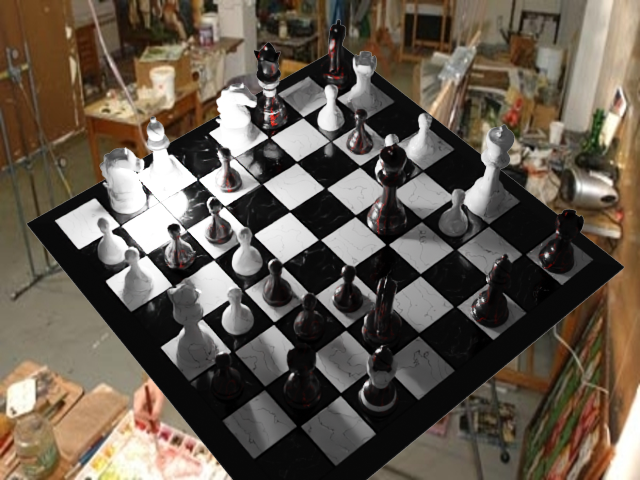
#> input picture Generated_photos/000020.png, 640 x 480 px; its folder holds only this picture in this run
$ python FindChessboards.py   (older library calls are emulated)
#> lines starting #> are read from the running program, lines starting #| are printed output that depends on the picture; after the words box and inside, x2 and y2 are one past the last pixel; in counts of white or black regions, pixels touching at a corner belong together; long printed decimals are rounded
# coding=utf-8
import sys
import os
import matplotlib.image as mpimg
import scipy.ndimage
import cv2 # For Sobel etc
import glob
import numpy as np
import matplotlib.pyplot as plt
from pathlib import Path
from PIL import Image
from matplotlib.pyplot import figure, imshow, axis
from matplotlib.image import imread
np.set_printoptions(suppress=True, linewidth=200) # Better printing of arrays
plt.rcParams['image.cmap'] = 'jet' # Default colormap is jet


# Saddle

def getSaddle(gray_img):
    img = gray_img.astype(np.float64)
    gx = cv2.Sobel(img,cv2.CV_64F,1,0)
    gy = cv2.Sobel(img,cv2.CV_64F,0,1)
    gxx = cv2.Sobel(gx,cv2.CV_64F,1,0)
    gyy = cv2.Sobel(gy,cv2.CV_64F,0,1)
    gxy = cv2.Sobel(gx,cv2.CV_64F,0,1)

    S = gxx*gyy - gxy**2
    return S


def nonmax_sup(img, win=10):
    w, h = img.shape
#     img = cv2.blur(img, ksize=(5,5))
    img_sup = np.zeros_like(img, dtype=np.float64)
    for i,j in np.argwhere(img):
        # Get neigborhood
        ta=max(0,i-win)
        tb=min(w,i+win+1)
        tc=max(0,j-win)
        td=min(h,j+win+1)
        cell = img[ta:tb,tc:td]
        val = img[i,j]
        if np.sum(cell.max() == cell) > 1:
            print(cell.argmax())
        if cell.max() == val:
            img_sup[i,j] = val
    return img_sup


def pruneSaddle(s):
    thresh = 128
    score = (s>0).sum()
    while (score > 10000):
        thresh = thresh*2
        s[s<thresh] = 0
        score = (s>0).sum()


def getMinSaddleDist(saddle_pts, pt):
    best_dist = None
    best_pt = pt
    for saddle_pt in saddle_pts:
        saddle_pt = saddle_pt[::-1]
        dist = np.sum((saddle_pt - pt)**2)
        if best_dist is None or dist < best_dist:
            best_dist = dist
            best_pt = saddle_pt
    return best_pt, np.sqrt(best_dist)

# Contour

def simplifyContours(contours):
    return [cv2.approxPolyDP(contour, 0.04*cv2.arcLength(contour, True), True)
            for contour in contours]


def is_square(cnt, eps=3.0, xratio_thresh = 0.5):
  # 4x2 array, rows are each point, columns are x and y
  center = cnt.sum(axis=0)/4

  # Side lengths of rectangular contour
  dd0 = np.sqrt(((cnt[0,:] - cnt[1,:])**2).sum())
  dd1 = np.sqrt(((cnt[1,:] - cnt[2,:])**2).sum())
  dd2 = np.sqrt(((cnt[2,:] - cnt[3,:])**2).sum())
  dd3 = np.sqrt(((cnt[3,:] - cnt[0,:])**2).sum())

  # diagonal ratio
  xa = np.sqrt(((cnt[0,:] - cnt[2,:])**2).sum())
  xb = np.sqrt(((cnt[1,:] - cnt[3,:])**2).sum())
  xratio = xa/xb if xa < xb else xb/xa

  # Check whether all points part of convex hull
  # ie. not this http://i.stack.imgur.com/I6yJY.png
  # all corner angles, angles are less than 180 deg, so not necessarily internal angles
  ta = getAngle(dd3, dd0, xb)
  tb = getAngle(dd0, dd1, xa)
  tc = getAngle(dd1, dd2, xb)
  td = getAngle(dd2, dd3, xa)
  angle_sum = np.round(ta+tb+tc+td)

  is_convex = np.abs(angle_sum - 360) < 5

  angles = np.array([ta,tb,tc,td])
  good_angles = np.all((angles > 40) & (angles < 140))


  # side ratios
  dda = dd0 / dd1
  if dda < 1:
    dda = 1. / dda
  ddb = dd1 / dd2
  if ddb < 1:
    ddb = 1. / ddb
  ddc = dd2 / dd3
  if ddc < 1:
    ddc = 1. / ddc
  ddd = dd3 / dd0
  if ddd < 1:
    ddd = 1. / ddd
  side_ratios = np.array([dda,ddb,ddc,ddd])
  good_side_ratios = np.all(side_ratios < eps)

  # Return whether side ratios within certain ratio < epsilon
  return (
    # abs(1.0 - dda) < eps and
    # abs(1.0 - ddb) < eps and
    # xratio > xratio_thresh and
    # good_side_ratios and
    # is_convex and
    good_angles)

def getAngle(a,b,c):
  # Get angle given 3 side lengths, in degrees
  k = (a*a+b*b-c*c) / (2*a*b)
  # Handle floating point errors
  if (k < -1):
    k=-1
  elif k > 1:
    k=1
  return np.arccos(k) * 180.0 / np.pi

# [4 lines left out: function getContourVals, not called in this run]

def pruneContours(contours, hierarchy, saddle):
  new_contours = []
  new_hierarchies = []
  for i in range(len(contours)):
    cnt = contours[i]
    h = hierarchy[i]

    # Must be child
    if h[2] != -1:
        continue

    # Only rectangular contours allowed
    if len(cnt) != 4:
      continue

    # Only contours that fill an area of at least 8x8 pixels
    if cv2.contourArea(cnt) < 8*8:
      continue

    if not is_square(cnt):
      continue

    # TODO : Remove those where internal luma variance is greater than threshold

    cnt = updateCorners(cnt, saddle)
    # If not all saddle corners
    if len(cnt) != 4:
        continue

    new_contours.append(cnt)
    new_hierarchies.append(h)
  new_contours = np.array(new_contours)
  new_hierarchy = np.array(new_hierarchies)
  if len(new_contours) == 0:
    return new_contours, new_hierarchy

  # Prune contours below median area
  areas = np.array([cv2.contourArea(c) for c in new_contours])
  median_area = np.median(areas)
  mask = (areas >= median_area * 0.25) & (areas <= median_area * 2.0)
  new_contours = new_contours[mask]
  new_hierarchy = new_hierarchy[mask]
  return np.array(new_contours), np.array(new_hierarchy)

def getContours(img, edges, iters=10):
    # Morphological Gradient to get internal squares of canny edges.
    kernel = cv2.getStructuringElement(cv2.MORPH_ELLIPSE,(3,3))
    edges_gradient = cv2.morphologyEx(edges, cv2.MORPH_GRADIENT, kernel)
    contours, hierarchy = cv2.findContours(edges_gradient, cv2.RETR_CCOMP, cv2.CHAIN_APPROX_SIMPLE)

    contours = simplifyContours(contours)

    return contours, hierarchy[0]


# Corners

def updateCorners(contour, saddle):
    ws = 4 # half window size (+1)
    new_contour = contour.copy()
    for i in range(len(contour)):
        cc,rr = contour[i,0,:]
        rl = max(0,rr-ws)
        cl = max(0,cc-ws)
        window = saddle[rl:min(saddle.shape[0],rr+ws+1),cl:min(saddle.shape[1],cc+ws+1)]
        br, bc = np.unravel_index(window.argmax(), window.shape)
        s_score = window[br,bc]
        br -= min(ws,rl)
        bc -= min(ws,cl)
        if s_score > 0:
            new_contour[i,0,:] = cc+bc,rr+br
        else:
            return []
    return new_contour


# Grid

def getIdentityGrid(N):
    a = np.arange(N)
    b = a.copy()
    aa,bb = np.meshgrid(a,b)
    return np.vstack([aa.flatten(), bb.flatten()]).T

# [9 lines left out: function getChessGrid, not called in this run]

def findGoodPoints(grid, spts, max_px_dist=5):
    # Snap grid points to closest saddle point within range and return updated
    # grid = Nx2 points on grid
    new_grid = grid.copy()
    chosen_spts = set()
    N = len(new_grid)
    grid_good = np.zeros(N,dtype=np.bool_)
    hash_pt = lambda pt: "%d_%d" % (pt[0], pt[1])

    for pt_i in range(N):
        pt2, d = getMinSaddleDist(spts, grid[pt_i,:2].A.flatten())
        if hash_pt(pt2) in chosen_spts:
            d = max_px_dist
        else:
            chosen_spts.add(hash_pt(pt2))
        if (d < max_px_dist): # max dist to replace with
            new_grid[pt_i,:2] = pt2
            grid_good[pt_i] = True
    return new_grid, grid_good

def getInitChessGrid(quad):
    quadA = np.array([[0,1],[1,1],[1,0],[0,0]],dtype=np.float32)
    M = cv2.getPerspectiveTransform(quadA, quad.astype(np.float32))
    return makeChessGrid(M,1)

def makeChessGrid(M, N=1):
    ideal_grid = getIdentityGrid(2+2*N)-N
    ideal_grid_pad = np.pad(ideal_grid, ((0,0),(0,1)), 'constant', constant_values=1) # Add 1's column
    # warped_pts = M*pts
    grid = (np.matrix(M)*ideal_grid_pad.T).T
    grid[:,:2] /= grid[:,2] # normalize by t
    grid = grid[:,:2] # remove 3rd column
    return grid, ideal_grid, M

def generateNewBestFit(grid_ideal, grid, grid_good):
    a = np.float32(grid_ideal[grid_good])
    b = np.float32(grid[grid_good])
    M = cv2.findHomography(a, b, cv2.RANSAC)
    return M

def getGrads(img):
    img = cv2.blur(img,(5,5))
    gx = cv2.Sobel(img,cv2.CV_64F,1,0)
    gy = cv2.Sobel(img,cv2.CV_64F,0,1)

    grad_mag = gx*gx+gy*gy
    grad_phase = np.arctan2(gy, gx) # from -pi to pi
    grad_phase_masked = grad_phase.copy()
    gradient_mask_threshold = 2*np.mean(grad_mag.flatten())
    grad_phase_masked[grad_mag < gradient_mask_threshold] = np.nan
    return grad_mag, grad_phase_masked, grad_phase, gx, gy


def getBestLines(img_warped):
    grad_mag, grad_phase_masked, grad_phase, gx, gy = getGrads(img_warped)

    # X
    gx_pos = gx.copy()
    gx_pos[gx_pos < 0] = 0
    gx_neg = -gx.copy()
    gx_neg[gx_neg < 0] = 0
    score_x = np.sum(gx_pos, axis=0) * np.sum(gx_neg, axis=0)
    # Y
    gy_pos = gy.copy()
    gy_pos[gy_pos < 0] = 0
    gy_neg = -gy.copy()
    gy_neg[gy_neg < 0] = 0
    score_y = np.sum(gy_pos, axis=1) * np.sum(gy_neg, axis=1)

    # Choose best internal set of 7
    a = np.array([(offset + np.arange(7) + 1)*32 for offset in np.arange(1,11-2)])
    scores_x = np.array([np.sum(score_x[pts]) for pts in a])
    scores_y = np.array([np.sum(score_y[pts]) for pts in a])

    # 15x15 grid, so along an axis a set of 7, and an internal 7 at that, so 13x13 grid, 7x7 possibility inside
    # We're also using a 1-padded grid so 17x17 grid
    # We only want the internal choices (13-7) so 6x6 possible options in the 13x13
    # so 2,3,4,5,6,7,8 to 8,9,10,11,12,13,14 ignoring 0,1 and 15,16,17
    best_lines_x = a[scores_x.argmax()]
    best_lines_y = a[scores_y.argmax()]
    return (best_lines_x, best_lines_y)


def loadImage(filepath):
    img_orig = Image.open(filepath)
    img_width, img_height = img_orig.size

    # Resize
    aspect_ratio = min(500.0/img_width, 500.0/img_height)
    new_width, new_height = ((np.array(img_orig.size) * aspect_ratio)).astype(int)
    img = img_orig.resize((new_width,new_height), resample=Image.BILINEAR)
    img = img.convert('L') # grayscale
    img = np.array(img)

    return img

def findChessboard(img, min_pts_needed=15, max_pts_needed=25):
    blur_img = cv2.blur(img, (3,3)) # Blur it
    saddle = getSaddle(blur_img)
    saddle = -saddle
    saddle[saddle<0] = 0
    pruneSaddle(saddle)
    s2 = nonmax_sup(saddle)
    s2[s2<100000]=0
    spts = np.argwhere(s2)

    edges = cv2.Canny(img, 20, 250)
    contours_all, hierarchy = getContours(img, edges)
    contours, hierarchy = pruneContours(contours_all, hierarchy, saddle)

    curr_num_good = 0
    curr_grid_next = None
    curr_grid_good = None
    curr_M = None

    for cnt_i in range(len(contours)):
        #print ("On Contour %d" % cnt_i)
        cnt = contours[cnt_i].squeeze()
        grid_curr, ideal_grid, M = getInitChessGrid(cnt)

        for grid_i in range(7):
            grid_curr, ideal_grid, _ = makeChessGrid(M, N=(grid_i+1))
            grid_next, grid_good = findGoodPoints(grid_curr, spts)
            num_good = np.sum(grid_good)
            #print('I %d (N=%d), num_good: %d of %d' % (grid_i, grid_i+1, num_good, grid_good.size))
            if num_good < 4:
                M = None
                #print ("Failed to converge on this one")
                break
            M, _ = generateNewBestFit(ideal_grid, grid_next, grid_good)
            # Check that a valid and reasonable M was returned
            if M is None or np.abs(M[0,0] / M[1,1]) > 15 or np.abs(M[1,1] / M[0,0]) > 15:
#             if M is None:
                M = None
                #print ("Failed to converge on this one")
                break
        if M is None:
            continue
        elif num_good > curr_num_good:
            curr_num_good = num_good
            curr_grid_next = grid_next
            curr_grid_good = grid_good
            curr_M = M

        # If we found something with more than max needed, good enough to stop here
        if num_good > max_pts_needed:
            break

    # If we found something
    if curr_num_good > min_pts_needed:
        final_ideal_grid = getIdentityGrid(2+2*7)-7
        return curr_M, final_ideal_grid, curr_grid_next, curr_grid_good, spts
    else:
        return None, None, None, None, None

def getUnwarpedPoints(best_lines_x, best_lines_y, M):
    x,y = np.meshgrid(best_lines_x, best_lines_y)
    xy = np.vstack([x.flatten(), y.flatten()]).T.astype(np.float32)
    xy = np.expand_dims(xy,0)

    xy_unwarp = cv2.perspectiveTransform(xy, M)
    return xy_unwarp[0,:,:]

def getBoardOutline(best_lines_x, best_lines_y, M):
    d = best_lines_x[1] - best_lines_x[0]
    ax = [best_lines_x[0]-d, best_lines_x[-1]+d]
    ay = [best_lines_y[0]-d, best_lines_y[-1]+d]
    x,y = np.meshgrid(ax, ay)
    xy = np.vstack([x.flatten(), y.flatten()]).T.astype(np.float32)
    xy = xy[[0,1,3,2,0],:]
    xy = np.expand_dims(xy,0)

    xy_unwarp = cv2.perspectiveTransform(xy, M)
    return xy_unwarp[0,:,:]


# [65 lines left out: functions processSingleCustomWrapper, processSingle, not called in this run]

def main():
    gen_dir = os.path.join('../Generated_photos')
    files = [f for f in os.listdir(gen_dir) if os.path.isfile(os.path.join(gen_dir, f))]
    print(files)
    filenames = files
    print("Files: %s" % filenames)
    fig = figure( figsize=(20, 20))
    n = len(filenames)
    if (n == 0):
        print("No files found.")
        return
    col = 4
    row = n/col
    if (n%col != 0):
      row += 1

    for i in range(n):
        filename = os.path.join(str(gen_dir), filenames[i])
        print ("Processing %d/%d : %s" % (i+1,n,filename))

        img = loadImage(filename)
#> in loadImage, img_orig is the input picture: PIL image 640x480 RGBA; mean R, G, B, A 100.1, 89.7, 78.1, 254.7
        M, ideal_grid, grid_next, grid_good, spts = findChessboard(img)
#> in getSaddle, `S = gxx*gyy - gxy**2`:
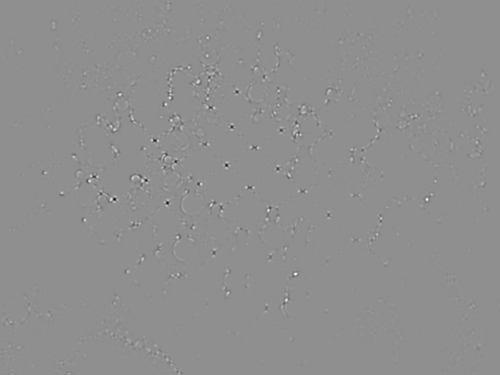
#> S: shape (375, 500) float64; min -5484364, max 4287700, mean -56.6; drawn with min black and max white
#> in findChessboard, `saddle[saddle<0] = 0`:
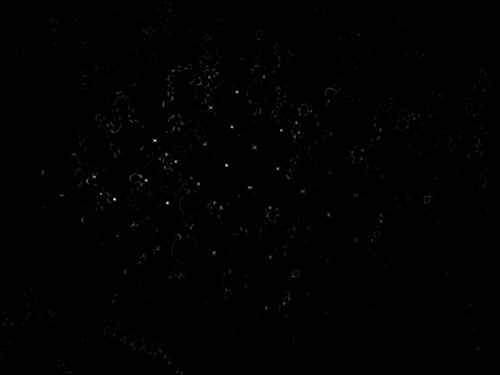
#> saddle: shape (375, 500) float64; min 0, max 5484364, mean 23063.6; drawn with min black and max white
#> in pruneSaddle, `score = (s>0).sum()`: score = 102896
#> the loop in pruneSaddle, `while (score > 10000):` made 10 passes
#> (thresh, score) on passes 1 to 8: (256, 84395), (512, 77771), (1024, 70510), (2048, 62471), (4096, 53654), (8192, 43890), (16384, 33606), (32768, 23493)
#> after the loop in pruneSaddle, `while (score > 10000):`: thresh = 131072
#> the loop in nonmax_sup, `for i,j in np.argwhere(img):` made 7641 passes
#> (i, j, ta, tb, tc, td, val) on passes 1, 3, 4: (1, 165, 0, 12, 155, 176, 321688), (1, 200, 0, 12, 190, 211, 144316), (1, 296, 0, 12, 286, 307, 164788)
#> in findChessboard, `spts = np.argwhere(s2)`: spts = 211 pairs, first value 1 to 373, second value 2 to 498
#> in findChessboard, `edges = cv2.Canny(img, 20, 250)`:
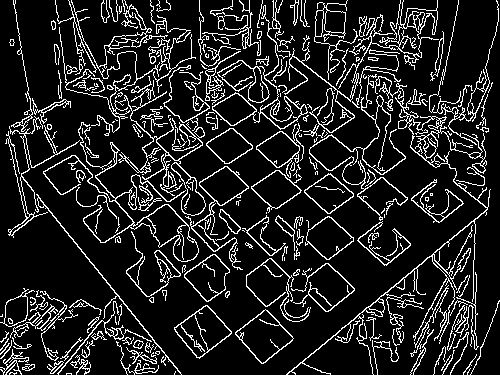
#> edges: shape (375, 500); 13.5% white in thin lines or dots
#> in getContours, `edges_gradient = cv2.morphologyEx(edges, cv2.MORPH_GRADIENT, kernel)`:
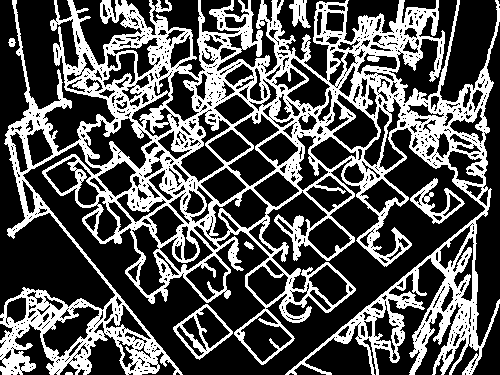
#> edges_gradient: shape (375, 500); 33.3% white; 7 white regions
#> in getContours, `contours, hierarchy = cv2.findContours(edges_gradient, cv2.RETR_CCOMP,..`: contours = 1385 contours, 1090 with area under 20; largest, box (x1, y1, x2, y2) and area: (0, 0, 500, 375) 106530, (83, 117, 153, 170) 1832, (173, 304, 233, 360) 1764, (227, 113, 280, 187) 1708, (42, 305, 100, 358) 1380
#> in getContours, `contours = simplifyContours(contours)`: contours = 1385 contours, 1110 with area under 20; largest, box (x1, y1, x2, y2) and area: (227, 113, 280, 187) 1794, (83, 117, 153, 170) 1751, (173, 304, 233, 360) 1646, (131, 224, 166, 296) 1286, (240, 310, 293, 363) 1234
#> in findChessboard, `contours_all, hierarchy = getContours(img, edges)`: contours_all has the same summary as contours in getContours
#> the loop in pruneContours, `for i in range(len(contours)):` made 1385 passes
#> (cnt, h) on passes 1 to 3: ([[65, 374], [72, 374], [71, 372], [66, 372]], [1, -1, -1, -1]), ([[207, 304], [173, 327], [199, 359], [232, 333]], [6, 0, 2, -1]), ([[205, 350], [206, 349], [207, 350], [206, 351]], [3, -1, -1, 1])
#> after the loop in pruneContours, `for i in range(len(contours)):`: new_contours = 14 contours, 1 with area under 20; largest, box (x1, y1, x2, y2) and area: (198, 165, 250, 208) 1081, (249, 168, 303, 208) 1046, (309, 214, 355, 261) 1038, (205, 127, 255, 166) 938, (147, 202, 186, 249) 910; new_hierarchies = 14 items, first 6: [460, 458, -1, 27], [477, 475, -1, 27], [496, 494, -1, 27], [504, 502, -1, 27], [533, 531, -1, 27], [573, 571, -1, 27]
#> in pruneContours, `new_hierarchy = np.array(new_hierarchies)`: new_hierarchy = 14 rows, first 6: [460, 458, -1, 27], [477, 475, -1, 27], [496, 494, -1, 27], [504, 502, -1, 27], [533, 531, -1, 27], [573, 571, -1, 27]
#> in pruneContours, `areas = np.array([cv2.contourArea(c) for c in new_contours])`: areas = [34.5, 1037.5, 213, 910, 353, 8.5, 1045.5, 1081, 137.5, 874, 938.5, 843, 91, 488]
#> in pruneContours, `median_area = np.median(areas)`: median_area = 665.5
#> in pruneContours, `mask = (areas >= median_area * 0.25) & (areas <= median_area * 2.0)`: mask = [False, True, True, True, True, False, True, True, False, True, True, True, False, True]
#> in pruneContours, `new_hierarchy = new_hierarchy[mask]`: new_hierarchy = [[477, 475, -1, 27], [496, 494, -1, 27], [504, 502, -1, 27], [533, 531, -1, 27], [589, 587, -1, 27], [605, 603, -1, 27], [739, 737, -1, 27], [752, 750, -1, 27], [947, 945, -1, 27], [1117, 1115, -1, 27]]
#> the loop in findChessboard, `for cnt_i in range(len(contours)): #print ("On Contour %d" % cnt_i)` made 6 passes
#> (cnt, quadA in getInitChessGrid) on pass 1: ([[328, 214], [354, 239], [327, 260], [309, 234]], [[0, 1], [1, 1], [1, 0], [0, 0]])

        # View
        if M is not None:
            M, _ = generateNewBestFit((ideal_grid+8)*32, grid_next, grid_good) # generate mapping for warping image
            img_warp = cv2.warpPerspective(img, M, (17*32, 17*32), flags=cv2.WARP_INVERSE_MAP)

            best_lines_x, best_lines_y = getBestLines(img_warp)
#> in getGrads, `grad_phase = np.arctan2(gy, gx)`:
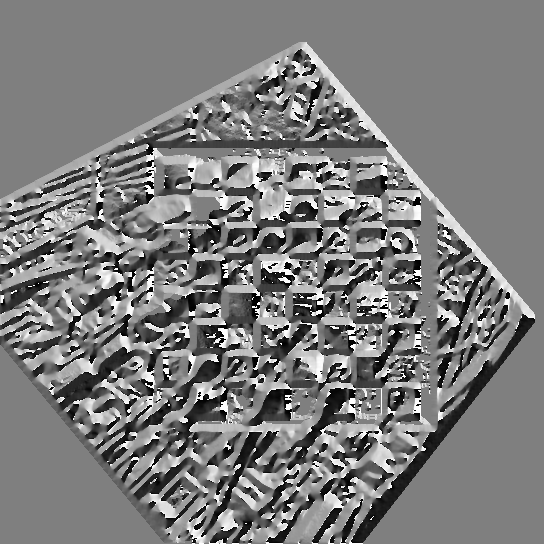
#> grad_phase: shape (544, 544) float64; min -3.14, max 3.14, mean -0.071; drawn with min black and max white
#> in getBestLines, `gy_neg[gy_neg < 0] = 0`:
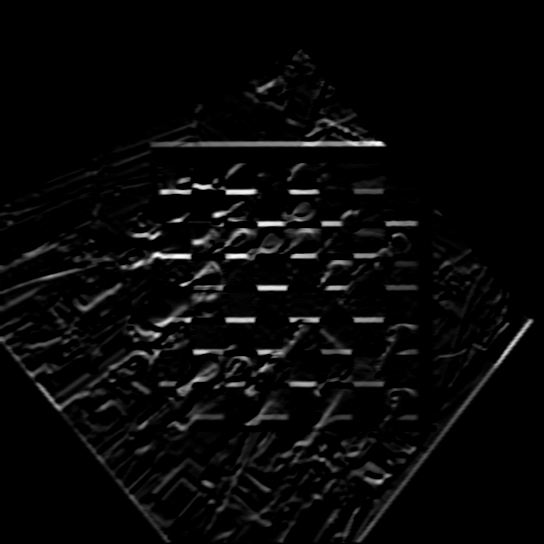
#> gy_neg: shape (544, 544) float64; min 0, max 384, mean 12.9; drawn with min black and max white
            # Chessboard points
            xy_unwarp = getUnwarpedPoints(best_lines_x, best_lines_y, M)
            print(xy_unwarp)
#> (printed output is left out)
            # Chessboard borders
            board_outline_unwarp = getBoardOutline(best_lines_x, best_lines_y, M)
            print(board_outline_unwarp)
#| [[ 42.482  172.145 ]
#|  [226.522  391.422 ]
#|  [461.979  202.370 ]
#|  [265.595   45.508]
#|  [ 42.482  172.145 ]]
            a=fig.add_subplot(int(row),int(col),i+1)

            axs = plt.axis()
            imshow(img, cmap='Greys_r');
            axs = plt.axis()
            #     plt.plot(spts[:,1],spts[:,0],'o')
            #         plt.plot(grid_next[:,0].A, grid_next[:,1].A,'rs')
            #         plt.plot(grid_next[grid_good,0].A, grid_next[grid_good,1].A,'rs', markersize=3)
            plt.plot(xy_unwarp[:,0], xy_unwarp[:,1], 'r.',)
            plt.plot(board_outline_unwarp[:,0], board_outline_unwarp[:,1], 'ro-', markersize=5, linewidth=3)
            plt.axis(axs)
            plt.title("%s :  N matches=%d" % (filename, np.sum(grid_good)))
            axis('off')
            print("    N good pts %d" % np.sum(grid_good))
#|     N good pts 63

        else:
            a=fig.add_subplot(int(row),int(col),i+1)
            imshow(img, cmap='Greys_r');
            plt.title("%s : Fail" % (filename))
            axis('off')
            print("    Fail")

    plt.savefig('result.png', bbox_inches='tight')
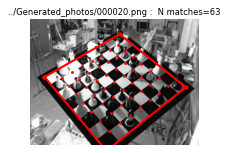
#> figure drawn by matplotlib, 1 panel
    plt.show()


if __name__ == '__main__':
  print("Start")
  main()
